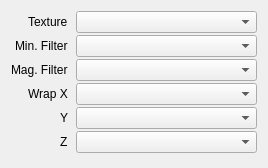
<?xml version="1.0" encoding="UTF-8"?>
<ui version="4.0">
 <class>SamplerProperties</class>
 <widget class="QWidget" name="SamplerProperties">
  <property name="geometry">
   <rect>
    <x>0</x>
    <y>0</y>
    <width>268</width>
    <height>168</height>
   </rect>
  </property>
  <layout class="QVBoxLayout" name="verticalLayout">
   <item>
    <layout class="QFormLayout" name="formLayout">
     <property name="labelAlignment">
      <set>Qt::AlignRight|Qt::AlignTrailing|Qt::AlignVCenter</set>
     </property>
     <property name="horizontalSpacing">
      <number>8</number>
     </property>
     <property name="verticalSpacing">
      <number>2</number>
     </property>
     <item row="0" column="0">
      <widget class="QLabel" name="labelFile">
       <property name="text">
        <string>Texture</string>
       </property>
      </widget>
     </item>
     <item row="0" column="1">
      <widget class="ReferenceComboBox" name="texture"/>
     </item>
     <item row="1" column="0">
      <widget class="QLabel" name="labelMinFilter">
       <property name="text">
        <string>Min. Filter</string>
       </property>
      </widget>
     </item>
     <item row="1" column="1">
      <widget class="DataComboBox" name="minFilter"/>
     </item>
     <item row="2" column="0">
      <widget class="QLabel" name="labelMagFilter">
       <property name="text">
        <string>Mag. Filter</string>
       </property>
      </widget>
     </item>
     <item row="2" column="1">
      <widget class="DataComboBox" name="magFilter"/>
     </item>
     <item row="3" column="0">
      <widget class="QLabel" name="labelWarpModeX">
       <property name="text">
        <string>Wrap X</string>
       </property>
      </widget>
     </item>
     <item row="3" column="1">
      <widget class="DataComboBox" name="wrapModeX"/>
     </item>
     <item row="4" column="0">
      <widget class="QLabel" name="labelWarpModeY">
       <property name="text">
        <string>Y</string>
       </property>
      </widget>
     </item>
     <item row="4" column="1">
      <widget class="DataComboBox" name="wrapModeY"/>
     </item>
     <item row="5" column="0">
      <widget class="QLabel" name="labelWarpModeZ">
       <property name="text">
        <string>Z</string>
       </property>
      </widget>
     </item>
     <item row="5" column="1">
      <widget class="DataComboBox" name="wrapModeZ"/>
     </item>
    </layout>
   </item>
  </layout>
 </widget>
 <customwidgets>
  <customwidget>
   <class>ReferenceComboBox</class>
   <extends>QComboBox</extends>
   <header>session/ReferenceComboBox.h</header>
  </customwidget>
  <customwidget>
   <class>DataComboBox</class>
   <extends>QComboBox</extends>
   <header>session/DataComboBox.h</header>
  </customwidget>
 </customwidgets>
 <resources/>
 <connections/>
</ui>
